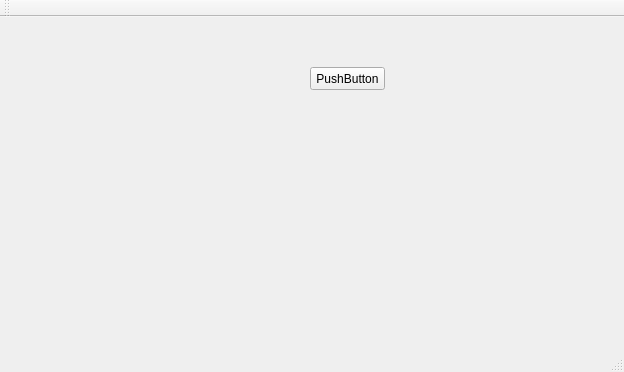
<?xml version="1.0" encoding="UTF-8"?>
<ui version="4.0">
 <class>MainWindow</class>
 <widget class="QMainWindow" name="MainWindow">
  <property name="geometry">
   <rect>
    <x>0</x>
    <y>0</y>
    <width>624</width>
    <height>372</height>
   </rect>
  </property>
  <property name="windowTitle">
   <string>MainWindow</string>
  </property>
  <widget class="QWidget" name="centralWidget">
   <widget class="QPushButton" name="pushButton">
    <property name="geometry">
     <rect>
      <x>310</x>
      <y>50</y>
      <width>75</width>
      <height>23</height>
     </rect>
    </property>
    <property name="text">
     <string>PushButton</string>
    </property>
   </widget>
  </widget>
  <widget class="QMenuBar" name="menuBar">
   <property name="geometry">
    <rect>
     <x>0</x>
     <y>0</y>
     <width>624</width>
     <height>23</height>
    </rect>
   </property>
  </widget>
  <widget class="QToolBar" name="mainToolBar">
   <attribute name="toolBarArea">
    <enum>TopToolBarArea</enum>
   </attribute>
   <attribute name="toolBarBreak">
    <bool>false</bool>
   </attribute>
  </widget>
  <widget class="QStatusBar" name="statusBar"/>
 </widget>
 <layoutdefault spacing="6" margin="11"/>
 <resources/>
 <connections/>
</ui>
